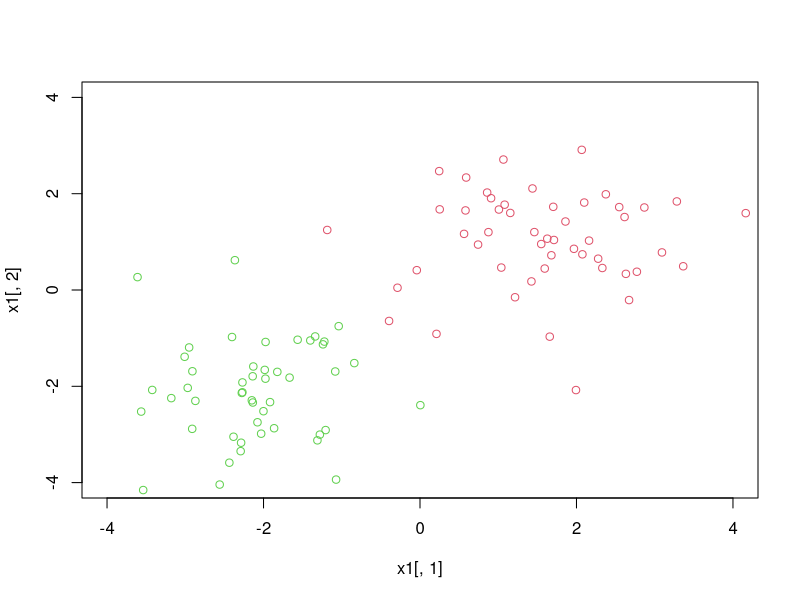
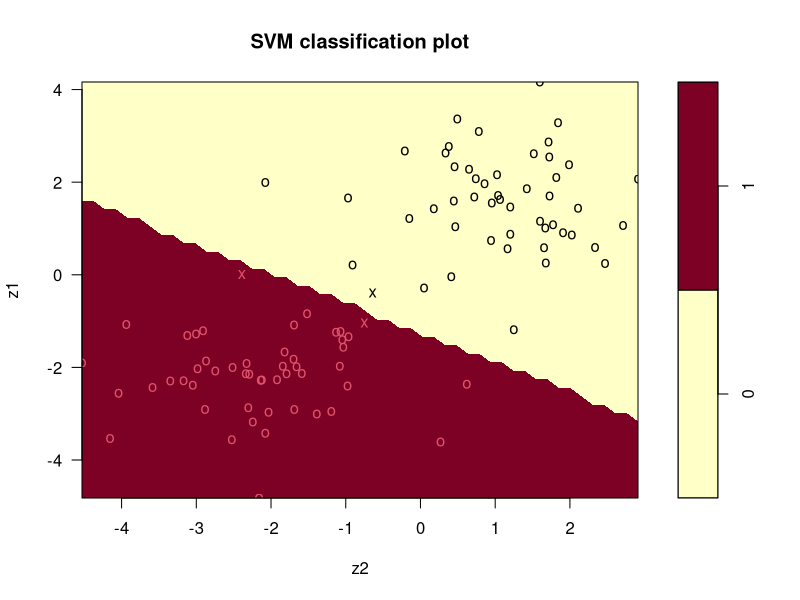
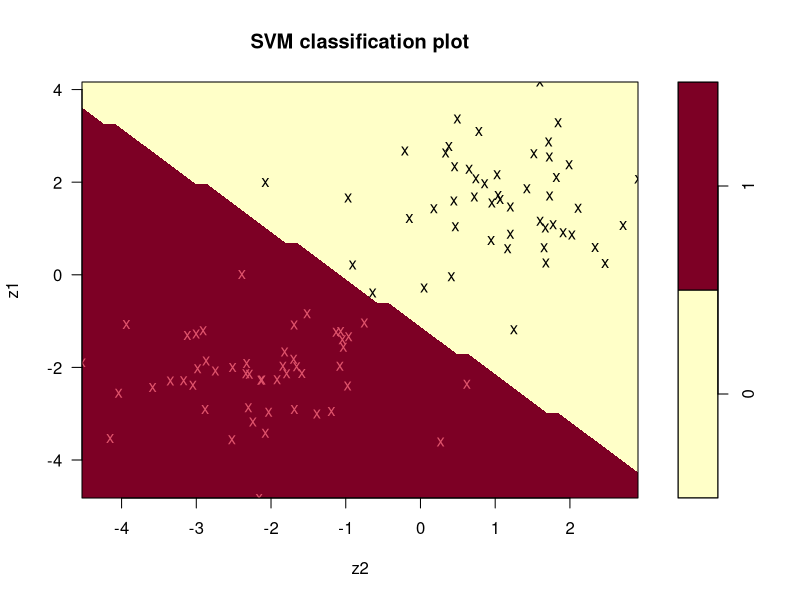

Reproduce these figures in R, in order.
## ---- chunk 1
library(MASS)
library(e1071)
## ---- chunk 2
n1 <- n2 <- 50 # 데이터 50개
m1 <- c(1.5,1) # 다변수정규분포1 평균 
m2 <- c(-2,-2) # 다변수정규분포2 평균

v1 <- v2 <- diag(2) # 0,1 설정
x1 <- mvrnorm(n1, m1, v1) # 다변수정규분포1
x2 <- mvrnorm(n2, m2, v2) # 다변수정규분포2

# linearly separable한 데이터 생성
plot(x1[,1],x1[,2],col=2,xlim=c(-4,4),ylim=c(-4,4)) # x1 data plot
points(x2[,1],x2[,2],col=3) # x2 data plot
## ---- chunk 3
# dataframe check
dat <- data.frame(cbind(rep(c(0,1),each=n1),rbind(x1,x2))) # x1=0, x2=1
colnames(dat) <- c("y","z1","z2")
dat
## ---- chunk 4
# Soft Margin with Large C
model_largec <- svm(as.factor(y)~.,kernel="linear",cost=10e15, data=dat) 
summary(model_largec)
predict(model_largec,dat[,-1])
## ---- chunk 5
plot(model_largec,dat)
## ---- chunk 6
model_largec$coefs 
## ---- chunk 7
model_smallc <- svm(as.factor(y)~.,kernel="linear",cost=10e-15, data=dat) # c가 없는경우(cost=10e-15)으로 큰 경우
summary(model_smallc)
predict(model_smallc,dat[,-1])
## ---- chunk 8
plot(model_smallc,dat)
## ---- chunk 9
model_smallc$coefs
